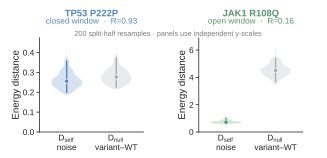

The script that saved this image:
"""Fig. 3b — representative closed and open detection windows."""
from __future__ import annotations

import numpy as np

import fig3_common as S

# Publication contract inherited from fig3_common: Arial/Helvetica sans-serif;
# svg.fonttype="none"; pdf.fonttype=42; exports .svg, .pdf, .png and .tiff at dpi=600.
# Final assembled figure target: width_mm = 183.
W_MM, H_MM = 83.0, 40.0


def distribution(ax, x, values, color):
    values = np.asarray(values, dtype=float)
    parts = ax.violinplot(
        values,
        positions=[x],
        widths=0.62,
        showmeans=False,
        showmedians=False,
        showextrema=False,
        bw_method=0.25,
    )
    for body in parts["bodies"]:
        body.set_facecolor(color)
        body.set_edgecolor("none")
        body.set_alpha(0.24)
    lo, med, hi = np.quantile(values, [0.025, 0.5, 0.975])
    ax.plot([x, x], [lo, hi], color=color, lw=1.0, solid_capstyle="round", zorder=4)
    ax.plot(x, med, "o", ms=3.1, mfc=color, mec="white", mew=0.45, zorder=5)
    return med


def main() -> None:
    S.apply_style()
    df = S.read_csv("fig3b_selfnull_dist.csv")
    fig = S.figure(W_MM, H_MM)
    axes = [
        fig.add_axes([0.12, 0.16, 0.32, 0.60]),
        fig.add_axes([0.61, 0.16, 0.32, 0.60]),
    ]
    specs = [
        ("TP53", "closed window", axes[0]),
        ("JAK1", "open window", axes[1]),
    ]

    for gene, regime, ax in specs:
        sub = df[df["gene"] == gene]
        variant = str(sub["variant"].iloc[0])
        color = S.GENE_COLORS[gene]
        m_self = distribution(ax, 0, sub["D_self"], color)
        m_null = distribution(ax, 1, sub["D_null"], S.MID_GREY)
        ratio = m_self / m_null

        ymax = max(sub["D_self"].max(), sub["D_null"].max()) * 1.12
        ax.set_ylim(0, ymax)
        ax.set_xlim(-0.55, 1.55)
        ax.set_xticks([0, 1])
        ax.set_xticklabels(
            [r"$D_\mathrm{self}$" + "\nnoise", r"$D_\mathrm{null}$" + "\nvariant–WT"],
            linespacing=1.05,
        )
        ax.set_ylabel("Energy distance", labelpad=1.5)
        ax.tick_params(axis="x", length=0, pad=2)
        ax.tick_params(axis="y", pad=1.5)
        S.despine(ax)

        pos = ax.get_position()
        cx = pos.x0 + pos.width / 2
        fig.text(
            cx,
            0.94,
            f"{gene} {variant}",
            ha="center",
            va="top",
            fontsize=6.8,
            color=color,
            fontweight="bold",
        )
        fig.text(
            cx,
            0.888,
            f"{regime}  ·  R={ratio:.2f}",
            ha="center",
            va="top",
            fontsize=5.9,
            color=color,
        )
    fig.text(
        0.515,
        0.805,
        "200 split-half resamples · panels use independent y-scales",
        ha="center",
        va="top",
        fontsize=5.2,
        color=S.GREY,
    )

    S.save(fig, "fig3b_representative_windows")


if __name__ == "__main__":
    main()
